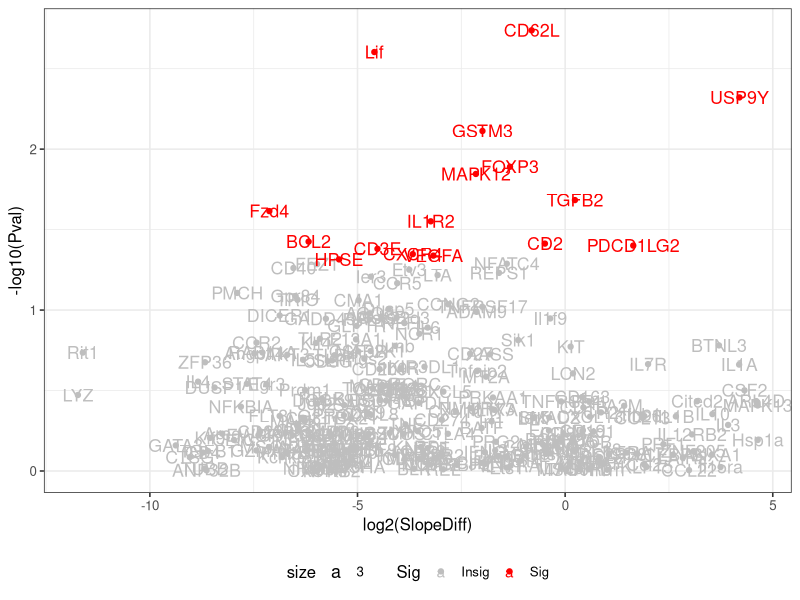
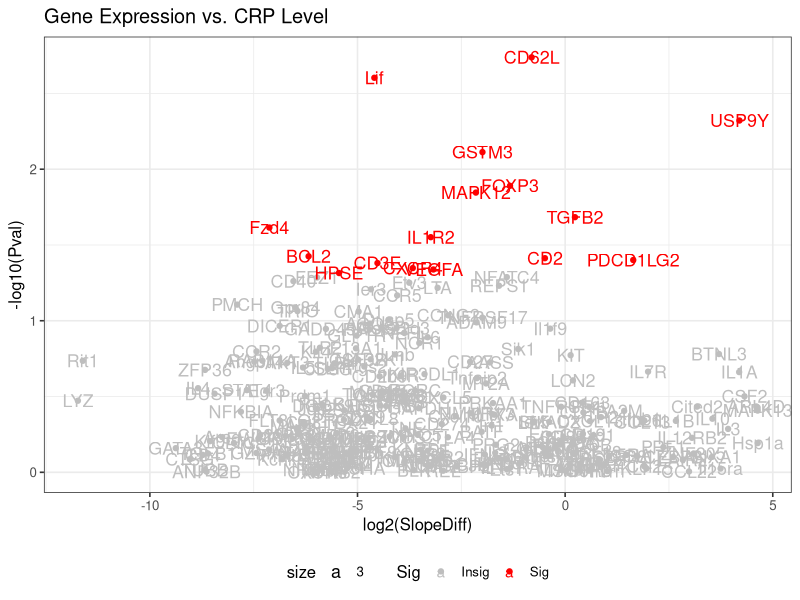

Source code (R) for these figures, in order:
## BTEC330 5-06-2020 GX Noelia Ovejero

## Set working directory to source file location

## Read in the table of fold changes
FCdata <- read.csv("../data/FC.csv", row.names = 1, header = FALSE)

## Read in the table of expression data
IBS <- read.csv("../data/GXdata.csv", header = TRUE)

## Access only the columns with RNA Expression (subsetting)
names(IBS)[28:277]

## Make a list of anova(lm()) results for CPR
storage <- list()

for(i in names(IBS)[28:277]){
  storage[[i]]  <- anova(lm(get(i) ~ CRP, IBS))
}

## Extract the p-values into a new list
pVals <- list()

for(i in names(storage)){
  pVals[[i]] <- -(log10(storage[[i]]$'Pr(>F)'))
}

## Convert the pValues list into a data frame. 
DFpvalues <- data.frame(matrix(unlist(pVals), nrow=length(pVals), byrow=T))

## Combine the results dataframes and write column labels
VolcanoPlotData <- cbind(FCdata, DFpvalues)
names(VolcanoPlotData)[1] <- paste("log2(SlopeDiff)")
names(VolcanoPlotData)[2] <- paste("-log10(Pval)")

## Add a column to evaluate significance
VolcanoPlotData$Sig <- ifelse(VolcanoPlotData$`-log10(Pval)` > 1.3, "Sig", "Insig");
  
## Make a volcano-style scatterplot for these results
install.packages("ggplot2")
library(ggplot2)
# library(ggrepel)

png("../fig_output/CRPplot.png")
CRPplot <- ggplot(VolcanoPlotData, aes(x = `log2(SlopeDiff)`, y = `-log10(Pval)`, label=rownames(VolcanoPlotData), color=Sig)) +
  geom_point(aes(color = Sig)) +
  scale_color_manual(values = c("grey", "red")) +
  theme_bw(base_size = 12) + theme(legend.position = "bottom") +
  geom_text(aes(x = `log2(SlopeDiff)`,y = `-log10(Pval)`, fontface = 1, size=3,  label=row.names(VolcanoPlotData)))

print(CRPplot + ggtitle("Gene Expression vs. CRP Level"))
dev.off()

ggplot(VolcanoPlotData, aes(x = `log2(SlopeDiff)`, y = `-log10(Pval)`, label=rownames(VolcanoPlotData), color=Sig)) +
  geom_point(aes(color = Sig)) +
  scale_color_manual(values = c("grey", "red")) +
  theme_bw(base_size = 12) + theme(legend.position = "bottom") +
  geom_text(aes(x = `log2(SlopeDiff)`,y = `-log10(Pval)`, fontface = 1, size=3,  label=row.names(VolcanoPlotData)))


